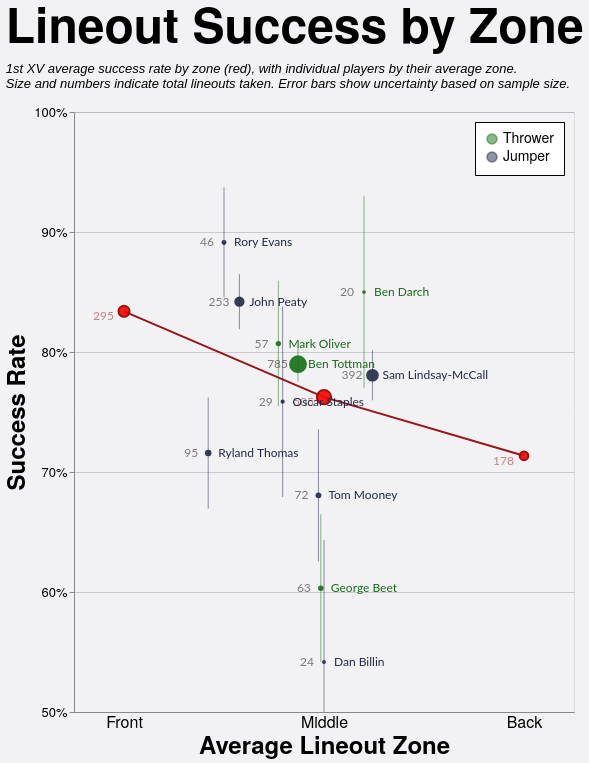

Express this chart as Vega-Lite.
### Vega-Lite specification from a JSON file in a GitHub repository (floating-point values rounded to 4 significant figures)
{"config": {"axis": {"labelFont": "PT Sans Narrow, Helvetica Neue, Helvetica, Arial, sans-serif", "titleFont": "PT Sans Narrow, Helvetica Neue, Helvetica, Arial, sans-serif", "labelFontSize": 13, "titleFontSize": 24, "gridColor": "#202947", "gridOpacity": 0.2, "zindex": 1}, "text": {"font": "Lato, sans-serif"}, "bar": {"cornerRadiusEnd": 5}, "header": {"labelFont": "PT Sans Narrow, Helvetica Neue, Helvetica, Arial, sans-serif", "titleFont": "PT Sans Narrow, Helvetica Neue, Helvetica, Arial, sans-serif", "labelFontSize": 24, "titleFontSize": 28, "labelFontWeight": "bold", "orient": "left"}, "legend": {"labelFont": "PT Sans Narrow, Helvetica Neue, Helvetica, Arial, sans-serif", "titleFont": "PT Sans Narrow, Helvetica Neue, Helvetica, Arial, sans-serif", "labelFontSize": 14, "titleFontSize": 16, "titlePadding": 5, "fillColor": "white", "strokeColor": "black", "padding": 10, "titleFontWeight": "lighter", "titleFontStyle": "italic", "titleColor": "gray", "offset": 10}, "title": {"font": "PT Sans Narrow, Helvetica Neue, Helvetica, Arial, sans-serif", "fontSize": 48, "fontWeight": "bold", "anchor": "start", "align": "center", "titlePadding": 20, "subtitlePadding": 10, "subtitleFontSize": 13, "subtitleColor": "", "subtitleFontStyle": "italic", "offset": 15, "color": "black"}, "axisX": {"labelAngle": 0}, "facet": {"title": null, "header": null, "align": {"row": "each", "column": "each"}}, "resolve": {"scale": {"y": "independent", "facet": "independent"}}, "background": "#f2f1f4", "scale": {"offsetBandPaddingOuter": 0.2, "offsetBandPaddingInner": 0.1}}, "layer": [{"mark": {"type": "line", "color": "#991515"}, "encoding": {"x": {"axis": {"grid": false, "labelExpr": "datum.value == 1 ? 'Front' : datum.value == 2 ? 'Middle' : 'Back'", "labelFontSize": 16, "tickCount": 3, "ticks": false, "values": [1, 2, 3]}, "field": "zone", "scale": {"domain": [0.75, 3.25], "nice": false}, "title": "Average Lineout Zone", "type": "quantitative"}, "y": {"axis": {"format": "%", "tickCount": 5}, "field": "pct_won", "scale": {"domain": [0.5, 1.0]}, "title": "Success Rate", "type": "quantitative"}}}, {"mark": {"type": "point", "color": "#991515", "fill": "red", "fillOpacity": 0.9}, "encoding": {"size": {"field": "total", "legend": null, "scale": {"domain": [10, 1000], "range": [10, 400]}, "type": "quantitative"}, "x": {"axis": {"grid": false, "labelExpr": "datum.value == 1 ? 'Front' : datum.value == 2 ? 'Middle' : 'Back'", "labelFontSize": 16, "tickCount": 3, "ticks": false, "values": [1, 2, 3]}, "field": "zone", "scale": {"domain": [0.75, 3.25], "nice": false}, "title": "Average Lineout Zone", "type": "quantitative"}, "y": {"axis": {"format": "%", "tickCount": 5}, "field": "pct_won", "scale": {"domain": [0.5, 1.0]}, "title": "Success Rate", "type": "quantitative"}}}, {"mark": {"type": "text", "align": "right", "color": "#991515", "dx": -10, "dy": 5, "opacity": 0.5}, "encoding": {"size": {"value": 12}, "text": {"field": "total", "type": "quantitative"}, "x": {"axis": {"grid": false, "labelExpr": "datum.value == 1 ? 'Front' : datum.value == 2 ? 'Middle' : 'Back'", "labelFontSize": 16, "tickCount": 3, "ticks": false, "values": [1, 2, 3]}, "field": "zone", "scale": {"domain": [0.75, 3.25], "nice": false}, "title": "Average Lineout Zone", "type": "quantitative"}, "y": {"axis": {"format": "%", "tickCount": 5}, "field": "pct_won", "scale": {"domain": [0.5, 1.0]}, "title": "Success Rate", "type": "quantitative"}}}, {"data": {"name": "data-b62a5a433ab4204a78cb831521a550c6"}, "mark": {"type": "errorbar", "opacity": 0.5}, "encoding": {"color": {"field": "player_type", "legend": {"orient": "top-right"}, "scale": {"domain": ["Thrower", "Jumper"], "range": ["#146f14", "#202946"]}, "title": null, "type": "nominal"}, "size": {"field": "total", "legend": null, "scale": {"domain": [10, 1000], "range": [10, 400]}, "type": "quantitative"}, "tooltip": [{"field": "player_type", "type": "nominal"}, {"field": "player", "type": "nominal"}, {"field": "total", "type": "quantitative"}, {"field": "won", "type": "quantitative"}, {"field": "pct_won", "format": ".1%", "type": "quantitative"}, {"field": "avg_zone", "type": "quantitative"}], "x": {"field": "avg_zone", "type": "quantitative"}, "y": {"field": "ymin", "scale": {"clamp": true}, "title": "Success Rate", "type": "quantitative"}, "y2": {"field": "ymax", "title": null}}, "transform": [{"calculate": "datum.pct_won - datum.error_margin", "as": "ymin"}, {"calculate": "datum.pct_won + datum.error_margin", "as": "ymax"}]}, {"data": {"name": "data-b62a5a433ab4204a78cb831521a550c6"}, "mark": {"type": "circle", "fillOpacity": 0.9, "opacity": 1.0, "size": 100}, "encoding": {"color": {"field": "player_type", "legend": {"orient": "top-right"}, "scale": {"domain": ["Thrower", "Jumper"], "range": ["#146f14", "#202946"]}, "title": null, "type": "nominal"}, "size": {"field": "total", "legend": null, "scale": {"domain": [10, 1000], "range": [10, 400]}, "type": "quantitative"}, "tooltip": [{"field": "player_type", "type": "nominal"}, {"field": "player", "type": "nominal"}, {"field": "total", "type": "quantitative"}, {"field": "won", "type": "quantitative"}, {"field": "pct_won", "format": ".1%", "type": "quantitative"}, {"field": "avg_zone", "type": "quantitative"}], "x": {"field": "avg_zone", "title": "Average Lineout Zone", "type": "quantitative"}, "y": {"field": "pct_won", "title": "Success Rate", "type": "quantitative"}}}, {"data": {"name": "data-b62a5a433ab4204a78cb831521a550c6"}, "mark": {"type": "text", "align": "left", "dx": 10}, "encoding": {"color": {"field": "player_type", "legend": {"orient": "top-right"}, "scale": {"domain": ["Thrower", "Jumper"], "range": ["#146f14", "#202946"]}, "title": null, "type": "nominal"}, "size": {"value": 12}, "text": {"field": "player", "type": "nominal"}, "tooltip": [{"field": "player_type", "type": "nominal"}, {"field": "player", "type": "nominal"}, {"field": "total", "type": "quantitative"}, {"field": "won", "type": "quantitative"}, {"field": "pct_won", "format": ".1%", "type": "quantitative"}, {"field": "avg_zone", "type": "quantitative"}], "x": {"field": "avg_zone", "title": "Average Lineout Zone", "type": "quantitative"}, "y": {"field": "pct_won", "title": "Success Rate", "type": "quantitative"}}}, {"data": {"name": "data-b62a5a433ab4204a78cb831521a550c6"}, "mark": {"type": "text", "align": "right", "dx": -10, "opacity": 0.5}, "encoding": {"color": {"value": "black"}, "size": {"value": 12}, "text": {"field": "total", "type": "quantitative"}, "tooltip": [{"field": "player_type", "type": "nominal"}, {"field": "player", "type": "nominal"}, {"field": "total", "type": "quantitative"}, {"field": "won", "type": "quantitative"}, {"field": "pct_won", "format": ".1%", "type": "quantitative"}, {"field": "avg_zone", "type": "quantitative"}], "x": {"field": "avg_zone", "title": "Average Lineout Zone", "type": "quantitative"}, "y": {"field": "pct_won", "title": "Success Rate", "type": "quantitative"}}}], "data": {"name": "data-be1959f86f585bdb1f265c5e9cac1d23"}, "height": 600, "resolve": {"scale": {"x": "shared", "y": "shared"}}, "title": {"text": "Lineout Success by Zone", "subtitle": ["1st XV average success rate by zone (red), with individual players by their average zone.", "Size and numbers indicate total lineouts taken. Error bars show uncertainty based on sample size."]}, "width": 500, "$schema": "https://vega.github.io/schema/vega-lite/v5.20.1.json", "datasets": {"data-be1959f86f585bdb1f265c5e9cac1d23": [{"zone": 1, "total": 295, "won": 246, "pct_won": 0.8339}, {"zone": 2, "total": 505, "won": 385, "pct_won": 0.7624}, {"zone": 3, "total": 178, "won": 127, "pct_won": 0.7135}], "data-b62a5a433ab4204a78cb831521a550c6": [{"player_type": "Jumper", "player": "Dan Billin", "total": 24, "won": 13, "pct_won": 0.5417, "error_margin": 0.1017, "avg_zone": 2.0}, {"player_type": "Jumper", "player": "John Peaty", "total": 253, "won": 213, "pct_won": 0.8419, "error_margin": 0.02294, "avg_zone": 1.577}, {"player_type": "Jumper", "player": "Oscar Staples", "total": 29, "won": 22, "pct_won": 0.7586, "error_margin": 0.07946, "avg_zone": 1.793}, {"player_type": "Jumper", "player": "Rory Evans", "total": 46, "won": 41, "pct_won": 0.8913, "error_margin": 0.04589, "avg_zone": 1.5}, {"player_type": "Jumper", "player": "Ryland Thomas", "total": 95, "won": 68, "pct_won": 0.7158, "error_margin": 0.04628, "avg_zone": 1.421}, {"player_type": "Jumper", "player": "Sam Lindsay-McCall", "total": 392, "won": 306, "pct_won": 0.7806, "error_margin": 0.0209, "avg_zone": 2.242}, {"player_type": "Jumper", "player": "Tom Mooney", "total": 72, "won": 49, "pct_won": 0.6806, "error_margin": 0.05495, "avg_zone": 1.972}, {"player_type": "Thrower", "player": "Ben Darch", "total": 20, "won": 17, "pct_won": 0.85, "error_margin": 0.07984, "avg_zone": 2.2}, {"player_type": "Thrower", "player": "Ben Tottman", "total": 785, "won": 620, "pct_won": 0.7898, "error_margin": 0.01454, "avg_zone": 1.87}, {"player_type": "Thrower", "player": "George Beet", "total": 63, "won": 38, "pct_won": 0.6032, "error_margin": 0.06164, "avg_zone": 1.984}, {"player_type": "Thrower", "player": "Mark Oliver", "total": 57, "won": 46, "pct_won": 0.807, "error_margin": 0.05227, "avg_zone": 1.772}]}}
